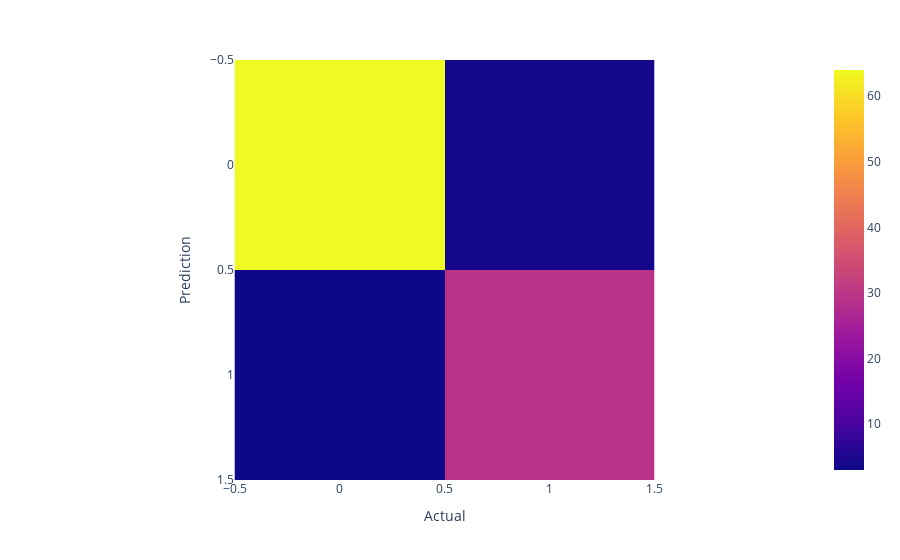

Notebook cell for this chart:
### Markdown cell above
### Support Vector Machines (SVMs)

A different method for classification (or regression).

Based on geometric intuition rather than statistical analysis.

Idea: Find a boundary between the classes that is the *furthest* from both (or more) categories. (Maximizes the margin.)

Distance is measured to the closest point of a category. Data points well inside the region of the category do not affect the boundary position. (And as they are not used in the computation, the method is also more efficient.)

There may not be a clear boundary between the classes (as in the example above), then a tolerance is introduced that allows points being on the wrong side.

More on SVMs: [Hungarian article](https://sajozsattila.home.blog/2019/07/02/support-vector-machine/) on the math behind SVMs

![Source: https://medium.com/axum-labs/logistic-regression-vs-support-vector-machines-svm-c335610a3d16](https://miro.medium.com/max/722/1*sWXmiaVplPdP1Zrv-0xifA.png)

SVMs are usually better than logistic regression for unstructured data, like images, texts. It's hard to predict which method is better for a certain problem, so it's best to try both.

### Code cell
from sklearn import svm

clf = svm.SVC(kernel="rbf")
clf.fit(X_train, y_train)

# evaluation (copied from above)

# test prediction
y_pred = clf.predict(X_test)
# evaluate predictions
from sklearn.metrics import accuracy_score, classification_report, confusion_matrix

print("Accuracy: ", accuracy_score(y_test, y_pred))
print(classification_report(y_test, y_pred))
cm = confusion_matrix(y_test, y_pred)
print(cm)
fig = px.imshow(
    img=cm,
    labels={"x": "Actual", "y": "Prediction"},
)
fig.show()

### Figure 1 — Plotly figure (JSON) as saved in the notebook; plotly's stock layout.template omitted (floating-point values rounded to 4 significant figures)
{"data": [{"coloraxis": "coloraxis", "hovertemplate": "Actual: %{x}<br>Prediction: %{y}<br>color: %{z}<extra></extra>", "name": "0", "type": "heatmap", "xaxis": "x", "yaxis": "y", "z": [[64, 4], [3, 29]]}], "layout": {"coloraxis": {"colorscale": [[0, "#0d0887"], [0.1111, "#46039f"], [0.2222, "#7201a8"], [0.3333, "#9c179e"], [0.4444, "#bd3786"], [0.5556, "#d8576b"], [0.6667, "#ed7953"], [0.7778, "#fb9f3a"], [0.8889, "#fdca26"], [1, "#f0f921"]]}, "margin": {"t": 60}, "xaxis": {"anchor": "y", "constrain": "domain", "domain": [0, 1], "scaleanchor": "y", "title": {"text": "Actual"}}, "yaxis": {"anchor": "x", "autorange": "reversed", "constrain": "domain", "domain": [0, 1], "title": {"text": "Prediction"}}}}
